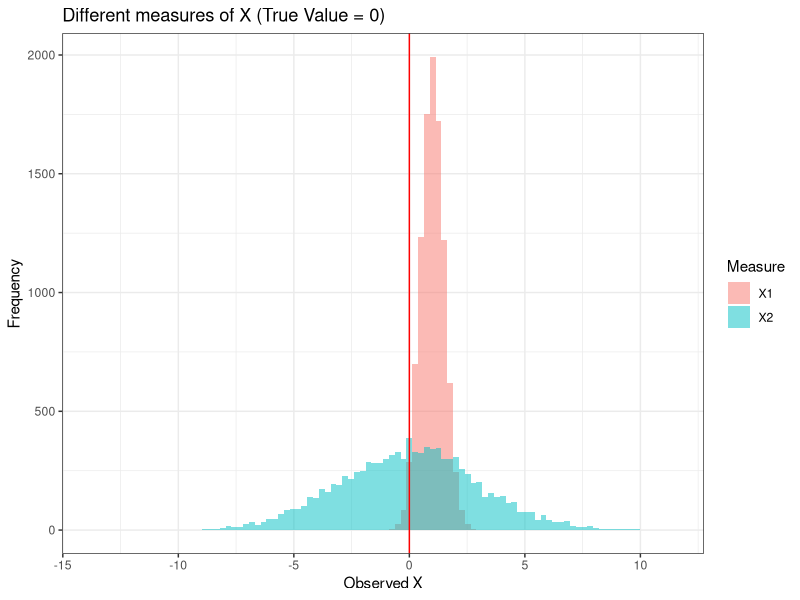
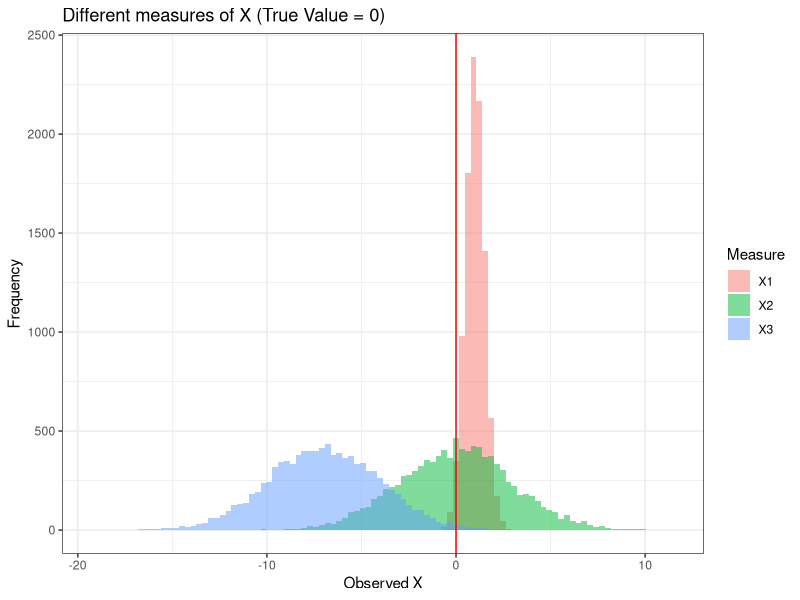

The R script that drew these images, in order:
## ---- chunk 1
knitr::opts_chunk$set(echo = FALSE)
## ---- chunk 2
require(ggplot2)
n = 10000
x1 = rnorm(n, 0, 0.5) + 1
x2 = rnorm(n, 0, 3)
plot_data = data.frame(Measure = rep(paste0("X",1:2), each = n), value = c(x1, x2))
xlims = range(c(x1,x2))
ggplot(plot_data, aes(value, fill = Measure)) + 
  geom_histogram(bins = 100, alpha = 0.5, position = 'identity') +
  labs(title = 'Different measures of X (True Value = 0)') + xlab("Observed X") + ylab("Frequency") + 
  theme_bw() +
  geom_vline(xintercept = 0, colour = 'red')
## ---- chunk 3
require(ggplot2)
n = 10000
x3 = rnorm(n, -7, 3)
plot_data = data.frame(Measure = rep(paste0("X",1:3), each = n), value = c(x1, x2, x3))
xlims = range(c(x1,x2, x3))
ggplot(plot_data, aes(value, fill = Measure)) + 
  geom_histogram(bins = 100, alpha = 0.5, position = 'identity') +
  labs(title = 'Different measures of X (True Value = 0)') + xlab("Observed X") + ylab("Frequency") + 
  theme_bw() +
  geom_vline(xintercept = 0, colour = 'red')
